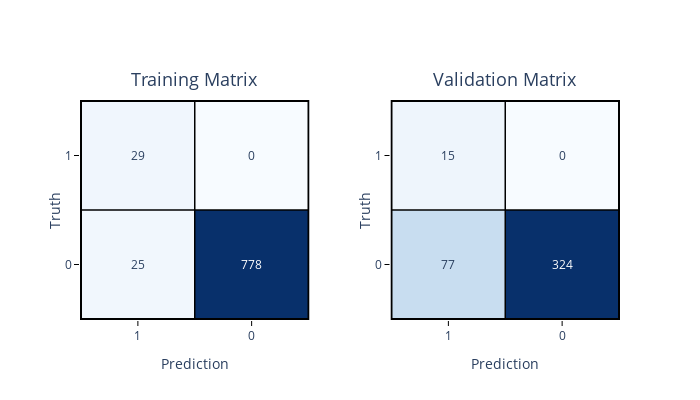

The notebook cell saved with this chart:
### Code cell
from eppi_text_classification import binary_train_valid_confusion_plotly

binary_train_valid_confusion_plotly(
    y_train,
    y_train_pred,
    y_test,
    y_test_pred,
    postive_label="Included",
    negative_label="Excluded",
)

### Figure 1 — Plotly figure (JSON) as saved in the notebook; plotly's stock layout.template omitted (floating-point values rounded to 4 significant figures)
{"data": [{"colorscale": [[0, "rgb(247,251,255)"], [0.125, "rgb(222,235,247)"], [0.25, "rgb(198,219,239)"], [0.375, "rgb(158,202,225)"], [0.5, "rgb(107,174,214)"], [0.625, "rgb(66,146,198)"], [0.75, "rgb(33,113,181)"], [0.875, "rgb(8,81,156)"], [1, "rgb(8,48,107)"]], "hoverinfo": "text", "showscale": false, "text": [["Truth: Excluded<br>Prediction: Included<br>Total: 25", "Truth: Excluded<br>Prediction: Excluded<br>Total: 778"], ["Truth: Included<br>Prediction: Included<br>Total: 29", "Truth: Included<br>Prediction: Excluded<br>Total: 0"]], "type": "heatmap", "x": ["0", "1"], "xaxis": "x", "y": ["0", "1"], "yaxis": "y", "z": [[25, 778], [29, 0]]}, {"colorscale": [[0, "rgb(247,251,255)"], [0.125, "rgb(222,235,247)"], [0.25, "rgb(198,219,239)"], [0.375, "rgb(158,202,225)"], [0.5, "rgb(107,174,214)"], [0.625, "rgb(66,146,198)"], [0.75, "rgb(33,113,181)"], [0.875, "rgb(8,81,156)"], [1, "rgb(8,48,107)"]], "hoverinfo": "text", "showscale": false, "text": [["Truth: Excluded<br>Prediction: Included<br>Total: 77", "Truth: Excluded<br>Prediction: Excluded<br>Total: 324"], ["Truth: Included<br>Prediction: Included<br>Total: 15", "Truth: Included<br>Prediction: Excluded<br>Total: 0"]], "type": "heatmap", "x": ["0", "1"], "xaxis": "x2", "y": ["0", "1"], "yaxis": "y2", "z": [[77, 324], [15, 0]]}], "layout": {"annotations": [{"font": {"size": 18}, "showarrow": false, "text": "Training Matrix", "x": 0.2125, "xanchor": "center", "xref": "paper", "y": 1.03, "yanchor": "bottom", "yref": "paper"}, {"font": {"size": 18}, "showarrow": false, "text": "Validation Matrix", "x": 0.7875, "xanchor": "center", "xref": "paper", "y": 1.03, "yanchor": "bottom", "yref": "paper"}, {"font": {"color": "dark blue"}, "showarrow": false, "text": "25", "x": "0", "xref": "x", "y": "0", "yref": "y"}, {"font": {"color": "white"}, "showarrow": false, "text": "778", "x": "1", "xref": "x", "y": "0", "yref": "y"}, {"font": {"color": "dark blue"}, "showarrow": false, "text": "29", "x": "0", "xref": "x", "y": "1", "yref": "y"}, {"font": {"color": "dark blue"}, "showarrow": false, "text": "0", "x": "1", "xref": "x", "y": "1", "yref": "y"}, {"font": {"color": "dark blue"}, "showarrow": false, "text": "77", "x": "0", "xref": "x2", "y": "0", "yref": "y2"}, {"font": {"color": "white"}, "showarrow": false, "text": "324", "x": "1", "xref": "x2", "y": "0", "yref": "y2"}, {"font": {"color": "dark blue"}, "showarrow": false, "text": "15", "x": "0", "xref": "x2", "y": "1", "yref": "y2"}, {"font": {"color": "dark blue"}, "showarrow": false, "text": "0", "x": "1", "xref": "x2", "y": "1", "yref": "y2"}], "autosize": false, "height": 400, "shapes": [{"line": {"color": "black", "width": 2}, "type": "rect", "x0": -0.5, "x1": 1.5, "xref": "x", "y0": -0.5, "y1": 1.5, "yref": "y"}, {"line": {"color": "black", "width": 1.5}, "type": "line", "x0": -0.5, "x1": 1.5, "xref": "x", "y0": 0.5, "y1": 0.5, "yref": "y"}, {"line": {"color": "black", "width": 1.5}, "type": "line", "x0": 0.5, "x1": 0.5, "xref": "x", "y0": -0.5, "y1": 1.5, "yref": "y"}, {"line": {"color": "black", "width": 2}, "type": "rect", "x0": -0.5, "x1": 1.5, "xref": "x2", "y0": -0.5, "y1": 1.5, "yref": "y2"}, {"line": {"color": "black", "width": 1.5}, "type": "line", "x0": -0.5, "x1": 1.5, "xref": "x2", "y0": 0.5, "y1": 0.5, "yref": "y2"}, {"line": {"color": "black", "width": 1.5}, "type": "line", "x0": 0.5, "x1": 0.5, "xref": "x2", "y0": -0.5, "y1": 1.5, "yref": "y2"}], "width": 700, "xaxis": {"anchor": "y", "domain": [0, 0.425], "mirror": true, "tickcolor": "black", "ticklen": 5, "tickmode": "array", "ticks": "outside", "ticktext": ["1", "0"], "tickvals": [0, 1], "tickwidth": 1, "title": {"text": "Prediction"}}, "xaxis2": {"anchor": "y2", "domain": [0.575, 1], "mirror": true, "tickcolor": "black", "ticklen": 5, "tickmode": "array", "ticks": "outside", "ticktext": ["1", "0"], "tickvals": [0, 1], "tickwidth": 1, "title": {"text": "Prediction"}}, "yaxis": {"anchor": "x", "domain": [0, 1], "mirror": true, "tickcolor": "black", "ticklen": 5, "tickmode": "array", "ticks": "outside", "ticktext": ["0", "1"], "tickvals": [0, 1], "tickwidth": 1, "title": {"standoff": 0.3, "text": "Truth"}}, "yaxis2": {"anchor": "x2", "domain": [0, 1], "mirror": true, "tickcolor": "black", "ticklen": 5, "tickmode": "array", "ticks": "outside", "ticktext": ["0", "1"], "tickvals": [0, 1], "tickwidth": 1, "title": {"standoff": 0.3, "text": "Truth"}}}}
